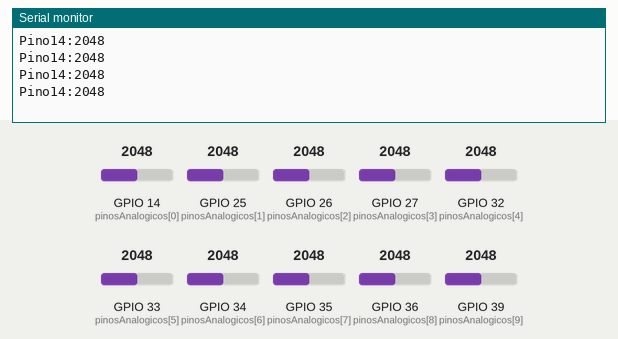
This sketch was run on a simulated ESP32. On the bench: the last lines printed to the serial monitor. The test bench sets the inputs (shaded band); at power-on: GPIO 14 (pinosAnalogicos[0]) = 2048, GPIO 25 (pinosAnalogicos[1]) = 2048, GPIO 26 (pinosAnalogicos[2]) = 2048, GPIO 27 (pinosAnalogicos[3]) = 2048, GPIO 32 (pinosAnalogicos[4]) = 2048, GPIO 33 (pinosAnalogicos[5]) = 2048, GPIO 34 (pinosAnalogicos[6]) = 2048, GPIO 35 (pinosAnalogicos[7]) = 2048, GPIO 36 (pinosAnalogicos[8]) = 2048, GPIO 39 (pinosAnalogicos[9]) = 2048.

Above: at 1.2 s.
1.3 s: GPIO 14 (pinosAnalogicos[0]) set to 2866
At 1.71 s:
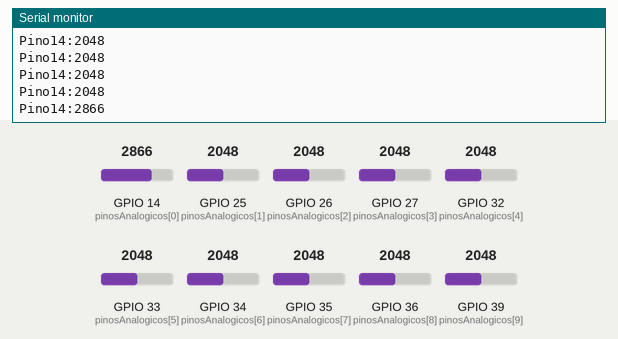
2.8 s: GPIO 25 (pinosAnalogicos[1]) set to 3972
At 2.92 s:
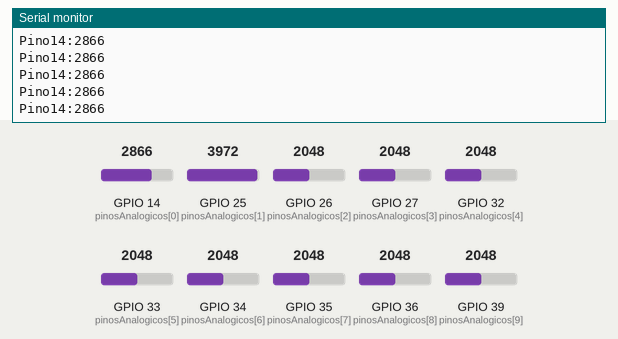
4.3 s: GPIO 14 (pinosAnalogicos[0]) set to 3972
At 4.42 s:
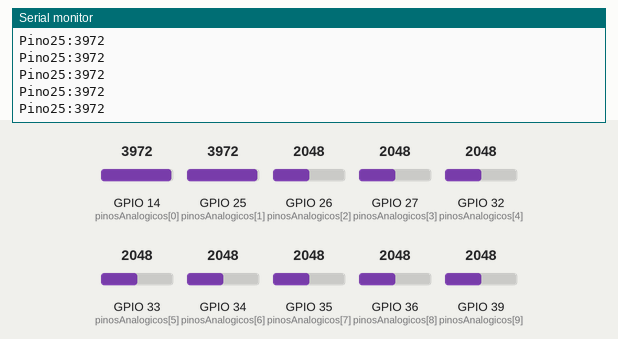
Timing chart, 0 to 7.3 s (numbered marks = the images above; inputs shaded):
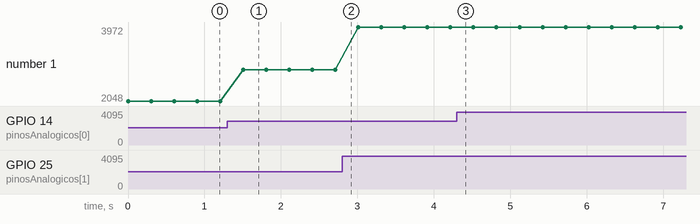

The sketch:

leituraSensor.ino
```cpp
// Array com os números dos pinos analógicos a serem lidos
const int pinosAnalogicos[] = {14, 25, 26, 27, 32, 33, 34, 35, 36, 39};
const int numPinos = sizeof(pinosAnalogicos) / sizeof(pinosAnalogicos[0]);

void setup() {
  Serial.begin(115200);

  for (int i = 0; i < numPinos; i++) {
    pinMode(pinosAnalogicos[i], INPUT);
  }
}

void loop() {
  int maiorValor = 0;
  int pinoDoMaior = -1;

  // Percorre todos os pinos e identifica o maior valor
  for (int i = 0; i < numPinos; i++) {
    int valorLido = analogRead(pinosAnalogicos[i]);
    if (valorLido > maiorValor) {
      maiorValor = valorLido;
      pinoDoMaior = pinosAnalogicos[i];
    }
  }

  // Imprime no estilo "PinoXX:valor" somente se o valor for relevante
  if (maiorValor > 400 && pinoDoMaior != -1) {
    Serial.print("Pino");
    Serial.print(pinoDoMaior);
    Serial.print(":");
    Serial.println(maiorValor);
  }

  delay(300);
}
```

Measured:
- after the input at 1.3 s, the serial monitor: prints a new line after 0.21 s (image 1)
- plotted number 1: 2048 → 2866 after the input at 1.3 s, 2866 → 3972 after the input at 2.8 s
